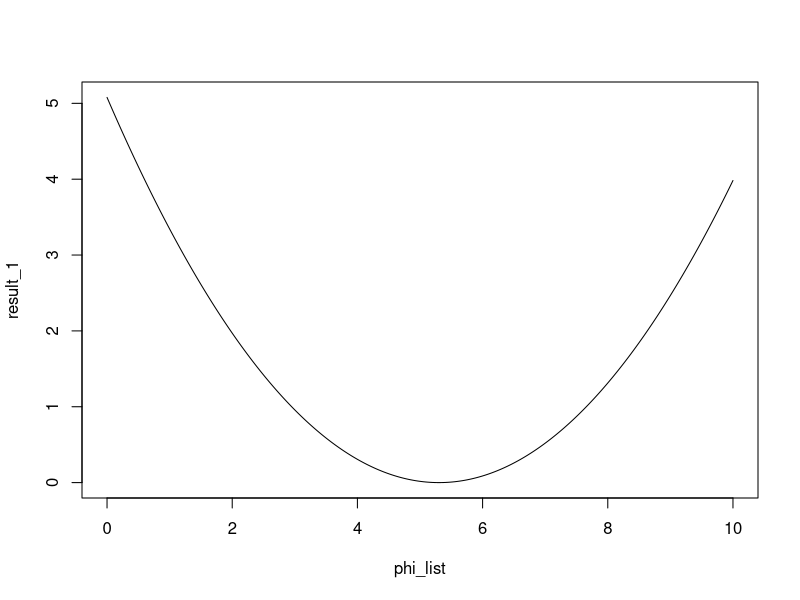
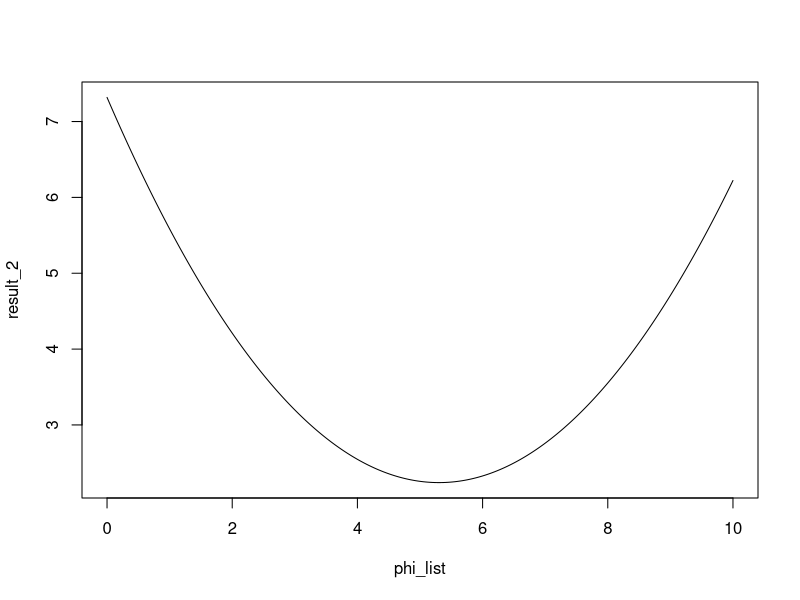
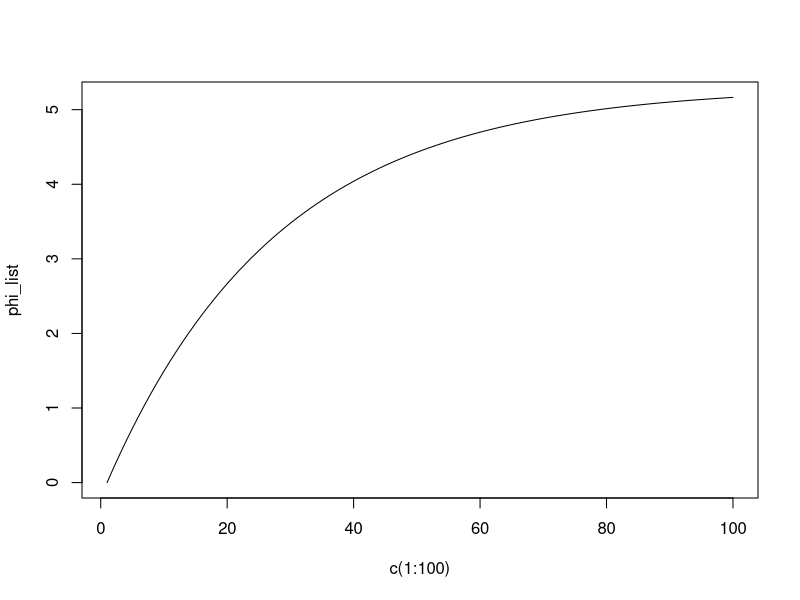

Reproduce these figures in R, in order.
## ---- chunk 1
knitr::opts_chunk$set(echo = TRUE)
## ---- chunk 2
n <- 1e5
ref_dist_sample <- rnorm(n)

## ---- chunk 3
f <- function(x){
  exp(-1/2*x^2)/sqrt(2*pi)
}
## ---- chunk 4
x <- 1
f(x)
dnorm(x)
exp(-1/2)/sqrt(2*pi)
## ---- chunk 5
# true value 0.282095
x <- rnorm(n)
f_list <- f(x)
(sample_mean_f <- mean(f_list))
## ---- chunk 6
n <- 1e5
x <- rnorm(n, mean = 5, sd = 3)

(mean(log(dnorm(x, mean = 5, sd = 3))))
## ---- chunk 7
n <- 1e5
z <- rnorm(n)

t_inv <- function(z){
  (z-5)/3
}

t_fun <- function(z){
  3*z + 5
}

(mean(log(1/3 * dnorm(z) )))

## ---- chunk 8
set.seed(525)

library(tidyverse)

X <- 6
n <- 1e5
z <- rnorm(n)

t_fun <- function(z, phi){
  sqrt(36/13)*z + phi
}

get_Exp_post <- function(phi_in){

  mean(log( sqrt(13/36) * dnorm(z) ) -
       log(dnorm(t_fun(z, phi = phi_in),
                 mean= (4/13)*X + (9/13)*5,
                 sd = sqrt(36/13))))
}


phi_list <- seq(from = 0, to = 10, by = 0.01)

result_1 <- map_dbl(phi_list, ~get_Exp_post(.x))
## ---- chunk 9
plot(x = phi_list, y = result_1, type = "l")
## ---- chunk 10
phi_list[which.min(result_1)]
## ---- chunk 11
likelihood_prior <- function(y){
  1/(sqrt(2*pi)*3)*exp(-1/(2*9)*(y-X)^2)*
    1/(sqrt(2*pi)*2)*exp(-1/(2*4)*(y-5)^2)
}
## ---- chunk 12
get_Exp_likelihood_prior <- function(phi_in){

  mean(log( sqrt(13/36) * dnorm(z) ) -
       log( likelihood_prior(t_fun(z, phi = phi_in) ) )
       )
}
## ---- chunk 13
result_2 <- map_dbl(phi_list, ~get_Exp_likelihood_prior(.x))
## ---- chunk 14
plot(x = phi_list, y = result_2, type = "l")
## ---- chunk 15
phi_list[which.min(result_2)]
## ---- chunk 16
(4/13)*X + (9/13)*5
## ---- chunk 17
get_grad <- function(phi_in){

  mean((1/9)*(t_fun(z,phi = phi_in) - X) +
         (1/4)*(t_fun(z,phi = phi_in) - 5))
}

## ---- chunk 18
get_phi_gd <- function(phi_ini = 0,
                       step_size = 0.1,
                       max_step= 100){
  phi_list <- rep(0, 100)
  phi_list[1] <- phi_ini
  
  for(i in 2:max_step){
    phi_list[i] <- phi_list[i-1] - step_size*get_grad(phi_list[i-1])
  }
  phi_list
}
## ---- chunk 19
phi_list <- get_phi_gd()
## ---- chunk 20
plot(x = c(1:100), y = phi_list, type= "l")
## ---- chunk 21
phi_list[100]
## ---- chunk 22
set.seed(525)

temp <- rnorm(3)

vec1 <- matrix(c(2,1), ncol = 1)
vec2 <- matrix(c(3,2), ncol = 1)
vec3 <- matrix(c(17,7), ncol = 1)

1/3*(temp[1]*vec1 + temp[2]*vec2 + temp[3]*vec3)

cbind(vec1, vec2, vec3) %*% matrix(temp, ncol =1) * (1/3)
## ---- chunk 23
library(tidyverse)

set.seed(525)
n <- 1e3
z <- rnorm(n)
X <- 6
## ---- chunk 24
grad_t <- function(z){
  matrix(c(z, 1), ncol = 1)
}
## ---- chunk 25
get_first_term <- function(z){
  
  grad_t_list <- map(z, ~grad_t(.x))

  grad_t_mx <- matrix(unlist(grad_t_list), ncol = n)
  
  grad_t_mx
}
## ---- chunk 26
grad_t_list <- map(z, ~grad_t(.x))

grad_t_mx <- matrix(unlist(grad_t_list), ncol = n)
## ---- chunk 27
temp <- get_first_term(z)
## ---- chunk 28
t2_fun <- function(z, phi){
  phi[1]*z + phi[2]
}
## ---- chunk 29
get_grad_second_term <- function(z, phi_in){

  (1/9)*(t2_fun(z,phi = phi_in) - X) +
    (1/4)*(t2_fun(z,phi = phi_in) - 5)
}

## ---- chunk 30
get_grad_second_term(z[1], phi_in = vec1)
## ---- chunk 31
second_term <- map_dbl(z, ~get_grad_second_term(.x, phi_in = vec1))
## ---- chunk 32
first_term <- get_first_term(z)
## ---- chunk 33
first_term %*% second_term * 1/(length(z))
## ---- chunk 34
get_grad_2 <- function(z, phi_input){
  first_term <- get_first_term(z)
  second_term <- map_dbl(z, ~get_grad_second_term(.x, phi_in = phi_input))
  grad <- first_term %*% second_term * 1/(length(z))
  grad[1] <- grad[1] - 1/phi_input[1]
  grad
}
## ---- chunk 35
get_grad_2(z, vec1)
## ---- chunk 36
phi_ini <- matrix(c(-1,1), ncol = 1)

phi_temp <- phi_ini

for(i in 1:100){
  phi_new <- phi_temp - 0.1 * get_grad_2(z, phi_temp)
  phi_temp <- phi_new
}

phi_temp
## ---- chunk 37
sqrt(36/13)
## ---- chunk 38
get_grad_2(z, matrix(c(1.664101, 5), ncol = 1))
## ---- chunk 39

